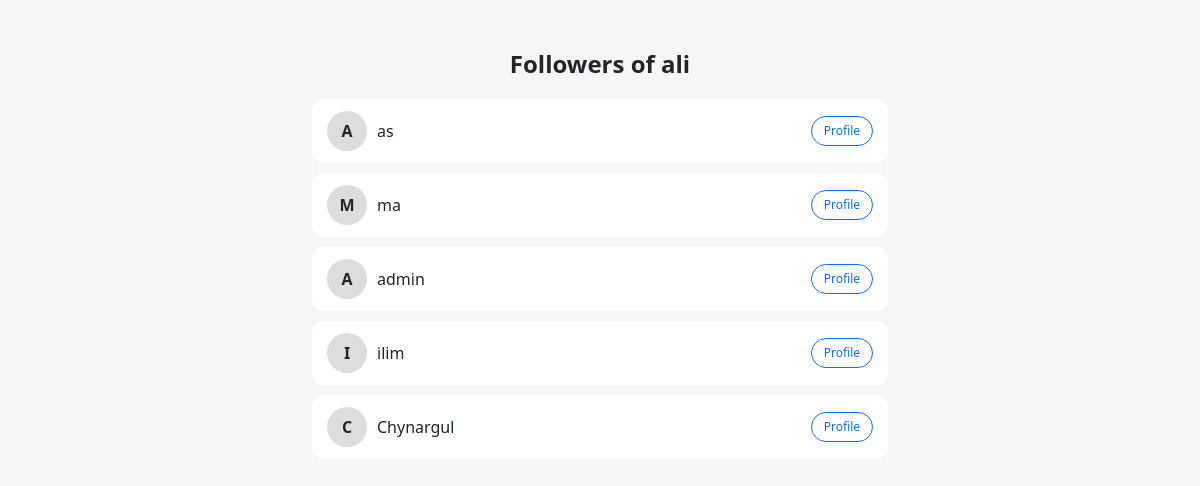
Page /profile/4/followers/ on the committed database.
### user/models.py (models this page shows, shortened)
class User(AbstractUser):
    ...

class Follow(models.Model):
    follower = models.ForeignKey(User, on_delete=models.CASCADE, related_name='follower')
    following = models.ForeignKey(User, on_delete=models.CASCADE, related_name='following')
    created_at = models.DateTimeField(auto_now_add=True)
    class Meta:
        unique_together = ('follower', 'following')

### user/views.py (the view)
# urls.py: path('profile/<int:id>/followers/', all_followers, name='all_followers'),
def all_followers(request, id):
    user = User.objects.get(id=id)
    followers = Follow.objects.filter(following=user)
    return render(request, 'all_followers.html', {'user': user, 'followers': followers})

### templates/all_followers.html (shortened to what this page needs)
<!DOCTYPE html>
<html lang="en">
<head>
    <link href="https://cdn.jsdelivr.net/npm/bootstrap@5.3.3/dist/css/bootstrap.min.css" rel="stylesheet">
</head>
<body>
<div class="container container-box">
    <h4 class="title">Followers of {{ user.username }}</h4>
    {% for i in followers %}
    <div class="user-card">
        <div class="left">
            <div class="avatar">
                {{ i.follower.username|first|upper }}
            </div>
            <div class="username">
                {{ i.follower.username }}
            </div>
        </div>
        <a href="/profile_user/{{i.follower.id}}/" class="btn btn-outline-primary btn-profile">
            Profile
        </a>
    </div>
    {% endfor %}
</div>
</body>
</html>

### templates/all_followers.html (style rules this page uses)
body { background: #f5f6f8; }
.container-box { max-width: 600px; margin: 50px auto; }
.title { text-align: center; font-weight: 600; margin-bottom: 20px; }
.user-card { background: #fff; padding: 12px 15px; border-radius: 12px; display: flex; align-items: center; justify-content: space-between; margin-bottom: 10px; transition: 0.2s; }
.avatar { width: 40px; height: 40px; border-radius: 50%; background: #ddd; display: flex; align-items: center; justify-content: center; font-weight: bold; }
.username { margin-left: 10px; font-weight: 500; }
.left { display: flex; align-items: center; }
.btn-profile { font-size: 12px; padding: 5px 12px; border-radius: 20px; }

### rows in the picture
User: username "ali"
Follow: follower.username|first "A", follower.username "as"
Follow: follower.username|first "M", follower.username "ma"
Follow: follower.username|first "A", follower.username "admin"
Follow: follower.username|first "I", follower.username "ilim"
Follow: follower.username|first "C", follower.username "Chynargul"
